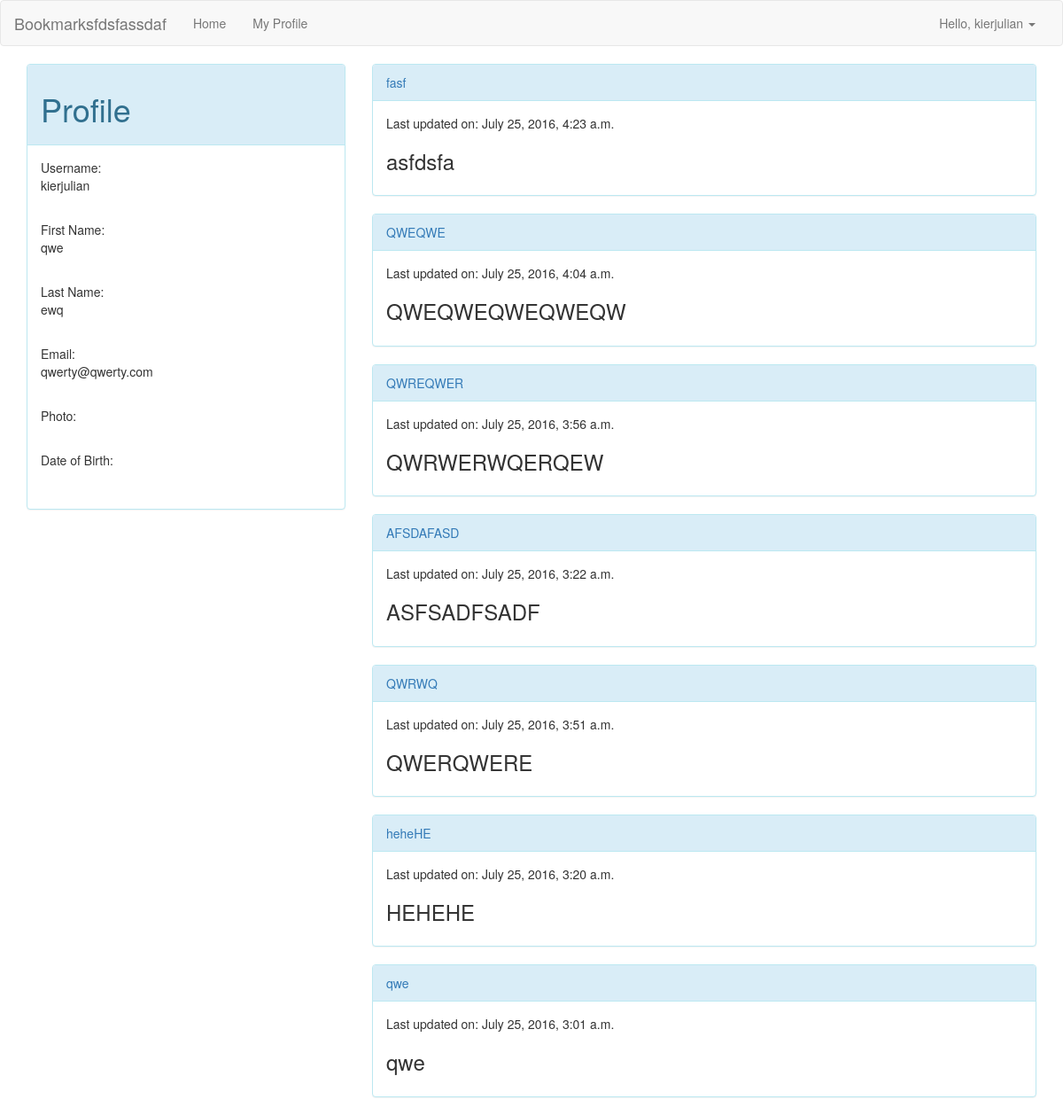
Before: /account/profile/ (signed in) with the older database file.
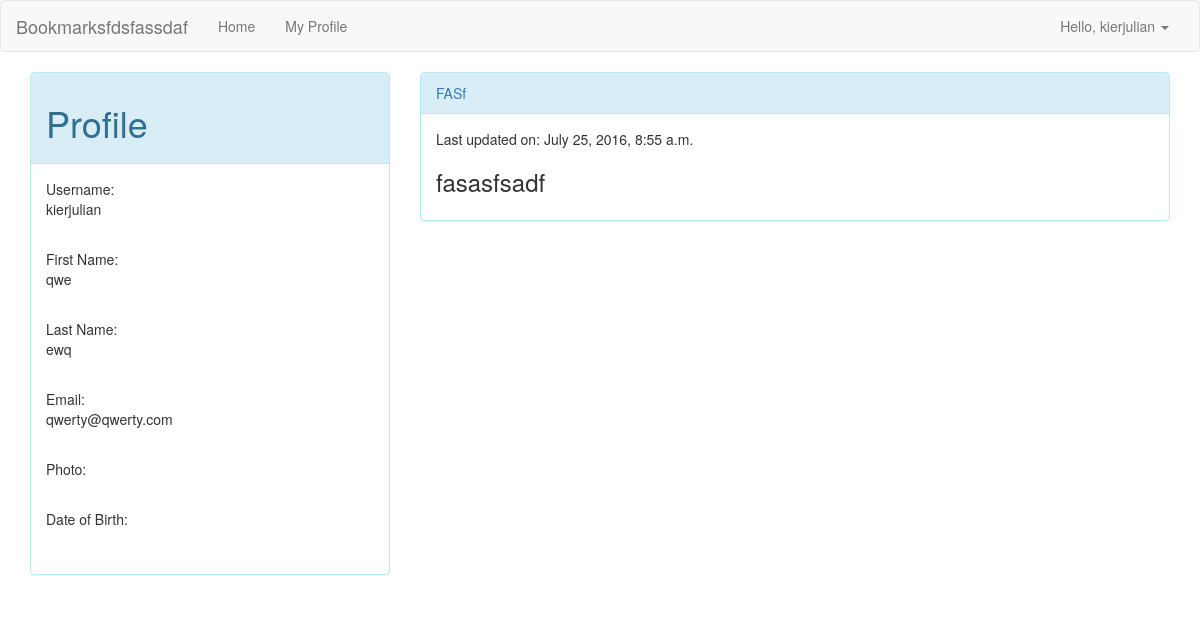
After: the same page with the newer database file.
### blog/models.py (models this page shows, shortened)
class Post(models.Model):
    author = models.ForeignKey('auth.User')
    title = models.CharField(max_length=200)
    text = models.TextField()
    created_date = models.DateTimeField(default=timezone.now)
    published_date = models.DateTimeField(blank=True, null=True)
    photo = models.ImageField(upload_to = 'pictures/%s/%d/', blank = True)

### account/views.py (the view)
def profile(request):
    posts = Post.objects.filter(author = request.user).order_by('-published_date')
    return render(request, 'account/profile.html', {'posts' : posts})

### account/authentication.py (called while the page is built)
    def get_user(self, user_id):
        try:
            return User.objects.get(pk=user_id)
        except User.DoesNotExist:
            return None

### account/templates/account/profile.html (shortened to what this page needs)
{% extends "base.html" %}
{% block content %}
<div class = "row">
  <div class = "col-sm-4">
    <div class = "panel panel-info">
      <div class = "panel-heading"><h1>Profile</h1></div>
      <div class = "panel-body">
        Username: <p>{{ request.user.username }}</p><br>
        First Name: <p>{{ request.user.first_name }}</p><br>
        Last Name: <p>{{ request.user.last_name }}</p><br>
        Email: <p>{{ request.user.email }}</p><br>
        Photo: <p>{{ request.user.photo }}</p><br>
        Date of Birth: <p>{{ request.user.date_of_birth }}</p><br>
      </div>
    </div>
  </div>
  <div class = "col-sm-8">
    {% for post in posts %}
      <div class = "panel panel-info">
        <div class = "panel-heading"><a href="{% url 'blog:post_detail' pk=post.pk %}">{{ post.title }}</a></div>
        <div class = "panel-body">
          <p>Last updated on: {{ post.created_date }}</p>
          <h3>{{ post.text|linebreaksbr }}</h3>
        </div>
      </div>
    {% endfor %}
  </div>
</div>
{% endblock %}

Changed rows visible on the page:
removed Post: title "fasf", created_date "July 25, 2016, 4:23 a.m.", text "asfdsfa"
removed Post: title "QWEQWE", created_date "July 25, 2016, 4:04 a.m.", text "QWEQWEQWEQWEQW"
removed Post: title "QWREQWER", created_date "July 25, 2016, 3:56 a.m.", text "QWRWERWQERQEW"
removed Post: title "AFSDAFASD", created_date "July 25, 2016, 3:22 a.m.", text "ASFSADFSADF"
removed Post: title "QWRWQ", created_date "July 25, 2016, 3:51 a.m.", text "QWERQWERE"
removed Post: title "heheHE", created_date "July 25, 2016, 3:20 a.m.", text "HEHEHE"
removed Post: title "qwe", created_date "July 25, 2016, 3:01 a.m.", text "qwe"
added Post: title "FASf", created_date "July 25, 2016, 8:55 a.m.", text "fasasfsadf"
